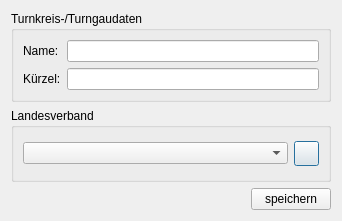
<?xml version="1.0" encoding="UTF-8"?>
<ui version="4.0">
 <class>RegionDialog</class>
 <widget class="QDialog" name="RegionDialog">
  <property name="geometry">
   <rect>
    <x>0</x>
    <y>0</y>
    <width>342</width>
    <height>221</height>
   </rect>
  </property>
  <property name="windowTitle">
   <string>TurnFix - Turnkreis-/Turngaudaten</string>
  </property>
  <property name="windowIcon">
   <iconset resource="../resources/TurnFix.qrc">
    <normaloff>:/appicons/icon.png</normaloff>:/appicons/icon.png</iconset>
  </property>
  <layout class="QGridLayout" name="gridLayout">
   <item row="0" column="0">
    <widget class="QGroupBox" name="groupBox">
     <property name="sizePolicy">
      <sizepolicy hsizetype="Expanding" vsizetype="Fixed">
       <horstretch>0</horstretch>
       <verstretch>0</verstretch>
      </sizepolicy>
     </property>
     <property name="title">
      <string>Turnkreis-/Turngaudaten</string>
     </property>
     <layout class="QGridLayout" name="gridLayout_2">
      <item row="0" column="0">
       <widget class="QLabel" name="label">
        <property name="text">
         <string>Name:</string>
        </property>
       </widget>
      </item>
      <item row="1" column="0">
       <widget class="QLabel" name="label_2">
        <property name="text">
         <string>Kürzel:</string>
        </property>
       </widget>
      </item>
      <item row="0" column="1">
       <widget class="QLineEdit" name="txt_name"/>
      </item>
      <item row="1" column="1">
       <widget class="QLineEdit" name="txt_kuerzel">
        <property name="maxLength">
         <number>15</number>
        </property>
       </widget>
      </item>
     </layout>
    </widget>
   </item>
   <item row="1" column="0">
    <widget class="QGroupBox" name="groupBox_2">
     <property name="title">
      <string>Landesverband</string>
     </property>
     <layout class="QGridLayout" name="gridLayout_3">
      <item row="0" column="0" colspan="2">
       <widget class="QComboBox" name="cmb_verband"/>
      </item>
      <item row="0" column="2">
       <widget class="QPushButton" name="but_addl">
        <property name="sizePolicy">
         <sizepolicy hsizetype="Fixed" vsizetype="Fixed">
          <horstretch>0</horstretch>
          <verstretch>0</verstretch>
         </sizepolicy>
        </property>
        <property name="minimumSize">
         <size>
          <width>25</width>
          <height>25</height>
         </size>
        </property>
        <property name="maximumSize">
         <size>
          <width>25</width>
          <height>25</height>
         </size>
        </property>
        <property name="toolTip">
         <string>Strg++</string>
        </property>
        <property name="icon">
         <iconset resource="../resources/TurnFix.qrc">
          <normaloff>:/appicons/plus.png</normaloff>:/appicons/plus.png</iconset>
        </property>
        <property name="iconSize">
         <size>
          <width>15</width>
          <height>15</height>
         </size>
        </property>
        <property name="shortcut">
         <string>Ctrl++</string>
        </property>
       </widget>
      </item>
     </layout>
    </widget>
   </item>
   <item row="2" column="0">
    <widget class="QPushButton" name="but_save">
     <property name="sizePolicy">
      <sizepolicy hsizetype="Fixed" vsizetype="Fixed">
       <horstretch>0</horstretch>
       <verstretch>0</verstretch>
      </sizepolicy>
     </property>
     <property name="layoutDirection">
      <enum>Qt::RightToLeft</enum>
     </property>
     <property name="text">
      <string>speichern</string>
     </property>
    </widget>
   </item>
  </layout>
 </widget>
 <resources>
  <include location="../resources/TurnFix.qrc"/>
 </resources>
 <connections/>
</ui>
